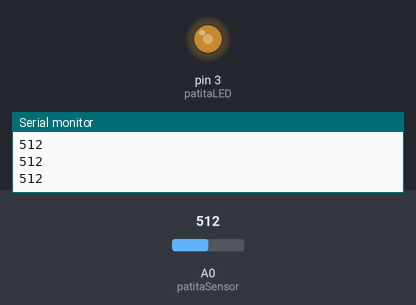
Recording of a sketch running on a simulated Arduino Uno, built with avr-gcc and run on an emulated ATmega328P. Parts: output pins drawn as LEDs (lit = HIGH), the last lines printed to the serial monitor. The test bench sets the inputs (shaded band); at power-on: A0 (patitaSensor) = 512.

Above: at 1.2 s.
1.3 s: A0 (patitaSensor) set to 716
At 2.1 s:
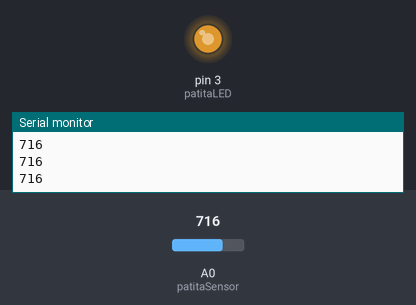
2.8 s: A0 (patitaSensor) set to 900
At 3.4 s:
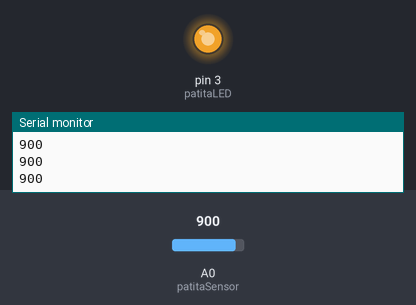
4.3 s: A0 (patitaSensor) set to 122
At 5.5 s:
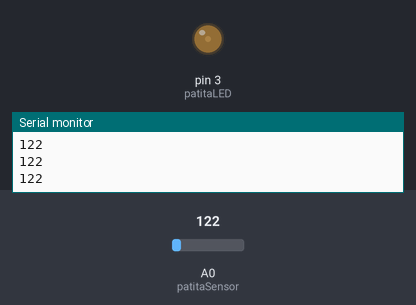
5.8 s: A0 (patitaSensor) set to 0
At 6.8 s:
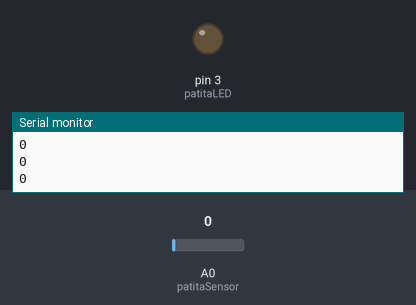
7.3 s: A0 (patitaSensor) set to 511
At 7.9 s:
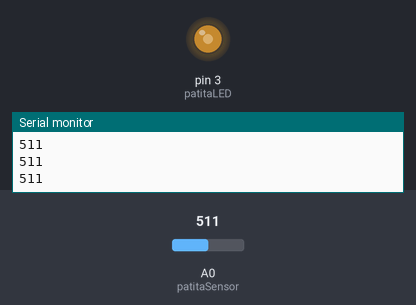
Timing chart, 0 to 9.8 s (numbered marks = the images above; inputs shaded):
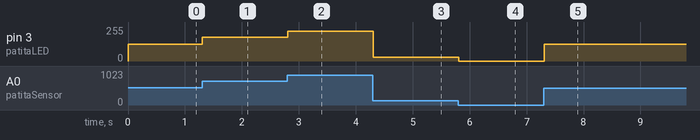

The sketch:

ej_02_potenciometro.ino
```cpp
// ej_02_potenciometro
// por montoyamoraga
// para Academia Sinestesia
// Fondart Iquique Medios Interactivos 2022
// v0.0.1 noviembre 2022
// hecho con Arduino 2.0.1

// variable para patita conectada a LED
int patitaLED = 3;

// variable para definir patita de lectura analogica
int patitaSensor = A0;
// variable para almacenar valor del potenciometro
int valorSensor = 0;
// variable para almacenar valor del sensor mapeado
int valorSensorMapeado = 0;

// setup() ocurre una vez al principio
void setup() {
  // definir la patita conectada a LED como salida
  pinMode(patitaLED, OUTPUT);

  // iniciar comunicacion serial
  Serial.begin(9600);
}

// loop() ocurre despues de setup, en bucle
void loop() {

  // leer sensor
  valorSensor = analogRead(patitaSensor);

  // imprimir valor sensor
  Serial.println(valorSensor);

  // como el valor de entrada analogica es entre 0 y 1023
  // y el valor de salida analoga que podemos hacer es entre 0 y 255
  // usamos la funcion map() para ajustar el valor
  valorSensorMapeado = map(valorSensor, 0, 1023, 0, 255);

  // prender LED con funcion analogWrite
  analogWrite(patitaLED, valorSensorMapeado);
}
```

Measured:
- after the input at 1.3 s, pin 3 (patitaLED): 127/255 → 178/255 at once
- after the input at 2.8 s, pin 3 (patitaLED): 178/255 → 224/255 at once
- after the input at 4.3 s, pin 3 (patitaLED): 224/255 → 30/255 at once
- after the input at 5.8 s, pin 3 (patitaLED): 30/255 → 0/255 at once
- after the input at 7.3 s, pin 3 (patitaLED): 0/255 → 127/255 at once
